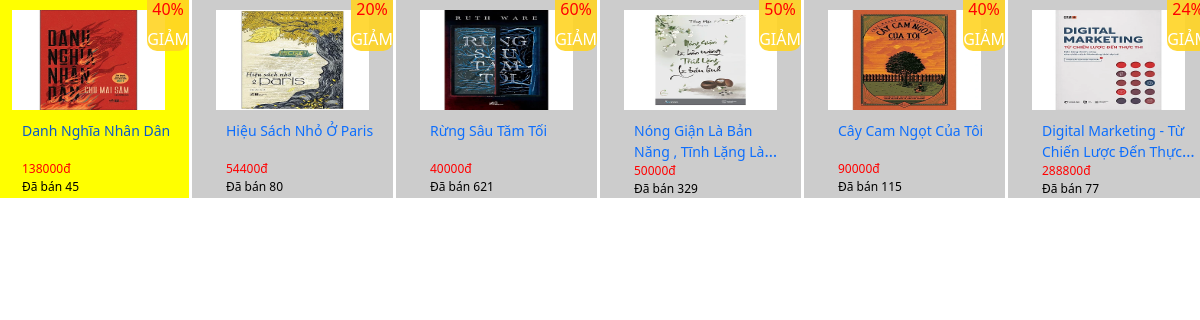
Screenshot of /Khach/spkhac.php (signed in) with the database file from the repository.
### tables this page shows
CREATE TABLE `sach` (
  `s_id` int(100) UNSIGNED NOT NULL,
  `s_ten` varchar(500) DEFAULT NULL,
  `s_gia` int(255) DEFAULT NULL,
  `s_giamgia` int(100) DEFAULT NULL,
  `nxb` varchar(500) DEFAULT NULL,
  `namxuatban` int(100) DEFAULT NULL,
  `sotrang` int(255) DEFAULT NULL,
  `mota` varchar(5000) NOT NULL,
  `soluong` int(100) DEFAULT NULL,
  `luotmua` int(100) NOT NULL,
  `ngonngu` varchar(100) DEFAULT NULL,
  `tg_id` int(100) DEFAULT NULL,
  `tl_id` int(100) DEFAULT NULL,
  `anh` varchar(100) NOT NULL,
  `anh1` varchar(100) NOT NULL
);

### Khach/function.php (called while the page is built, shortened)
<?php
global $conn;
function get_all_post($limit, $start)
{
    global $conn;
    $sql = "SELECT * from sach ORDER BY rand()  limit {$limit}, {$start}";
    return mysqli_query($conn, $sql);
}

### Khach/spkhac.php (the view)
<?php
include('../Parital/header.php');
include('./function.php')
?>
<link rel="stylesheet" href="../CSS/spkhac.css">
<div class="row">
    <?php
    $tranghientai = isset($_POST['tranghientai']) ? $_POST['tranghientai'] : 1;
    $sosach1trang = 6;
    $limit = ($tranghientai - 1) * $sosach1trang;
    $slt_sach = get_all_post($limit, $sosach1trang);
    while ($row = mysqli_fetch_assoc($slt_sach)) { ?>
        <div class="col-2 book_id">
            <a href="book.php?s_id=<?php echo $row['s_id'] ?>">
                <div class="content_book_id">
                    <?php
                    if ($row['s_giamgia'] > 0) { ?>
                        <div class="giamgia">
                            <div class="text_gg_id">
                                <h6> <?php echo $row['s_giamgia'] . '%' ?></h6>
                                <span>GIẢM</span>
                            </div>
                        </div>
                    <?php
                    }
                    ?>
                    <img class="container img-fluid" src="../Image/VanHoc/<?php echo $row['anh'] ?>" alt="">
                    <div class="container name_id">
                        <span style="font-size: 14px;"><?php echo $row['s_ten'] ?></span>
                    </div>
                    <div class="container price_spkhac">
                        <span class="gia_id">
                            <?php
                            $gia = ceil($row['s_gia']  - ($row['s_gia'] * $row['s_giamgia']) / 100);
                            echo  $gia . 'đ';
                            ?>
                        </span>
                        <span class=" sold_spkhac ">
                            Đã bán <?php echo $row['luotmua'] ?>
                        </span>
                    </div>
                </div>
            </a>
        </div>
    <?php
    }
    ?>
</div>

### Parital/header.php (shortened to what this page needs)
<link rel="stylesheet" href="https://use.fontawesome.com/releases/v5.8.2/css/all.css" integrity="sha384-
    oS3vJWv+0UjzBfQzYUhtDYW+Pj2yciDJxpsK1OYPAYjqT085Qq/1cq5FLXAZQ7Ay">
<link rel="stylesheet" href="https://pro.fontawesome.com/releases/v5.10.0/css/all.css" />
<link href="https://cdn.jsdelivr.net/npm/bootstrap@5.0.2/dist/css/bootstrap.min.css" rel="stylesheet">
<link rel="stylesheet" href="https://cdnjs.cloudflare.com/ajax/libs/font-awesome/6.0.0-beta2/css/all.min.css" />
<link rel="stylesheet" href="../CSS/style.css">

### CSS/style.css (style rules this page uses)
.row>* { padding : 0; }

### CSS/spkhac.css (style rules this page uses)
.content_book_id img { height: 100px; margin: 10px 0; }
.content_book_id { position: relative; height: 100%; }
.giamgia { position: absolute; right: 0; top: 0; z-index: 1; }
.text_gg_id { background-color: rgb(255 212 36 / 90%); text-align: center; border-bottom-left-radius: 10px; border-bottom-right-radius: 10px; }
.text_gg_id h6 { color: red; }
.text_gg_id span { color: white; }
.book_id { background-color: #ccc; border-right: 3px #fff solid; }
.book_id a { text-decoration: none; }
.name_id { margin-right: 10px; margin-left: 10px; word-wrap: break-word; white-space: normal; overflow: hidden; display: -webkit-box; text-overflow: ellipsis; -webkit-box-orient: vertical; -webkit-line-clamp: 2; min-height: 40px; }
.gia_id { color: red; font-size: 12px; margin-right: 10px; margin-left: 10px; word-wrap: break-word; white-space: normal; overflow: hidden; display: -webkit-box; text-overflow: ellipsis; -webkit-box-orient: vertical; -webkit-line-clamp: 2; }
.sold_spkhac { font-size: 12px; color: black; margin-right: 10px; margin-left: 10px; word-wrap: break-word; white-space: normal; overflow: hidden; display: -webkit-box; text-overflow: ellipsis; -webkit-box-orient: vertical; -webkit-line-clamp: 2; }
.price_spkhac { text-align: left; }

### rows the page displays
sach: s_giamgia "40", anh (picture), s_ten "Danh Nghĩa Nhân Dân", gia "138000", luotmua "45"
sach: s_giamgia "20", anh (picture), s_ten "Hiệu Sách Nhỏ Ở Paris", gia "54400", luotmua "80"
sach: s_giamgia "60", anh (picture), s_ten "Rừng Sâu Tăm Tối", gia "40000", luotmua "621"
sach: s_giamgia "50", anh (picture), s_ten "Nóng Giận Là Bản Năng , Tĩnh Lặng…", gia "50000", luotmua "329"
sach: s_giamgia "40", anh (picture), s_ten "Cây Cam Ngọt Của Tôi", gia "90000", luotmua "115"
sach: s_giamgia "24", anh (picture), s_ten "Digital Marketing - Từ Chiến Lược Đến…", gia "288800", luotmua "77"
